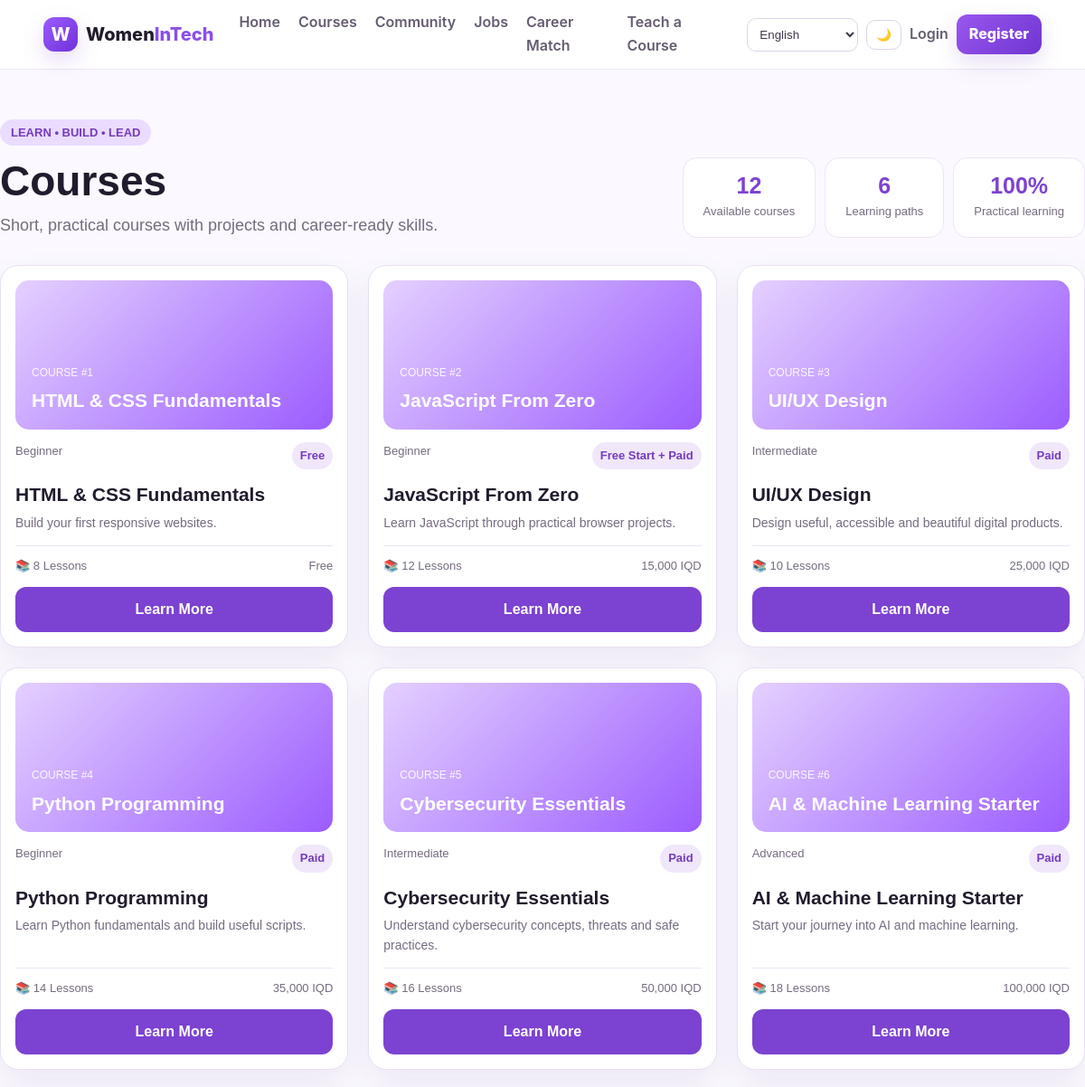
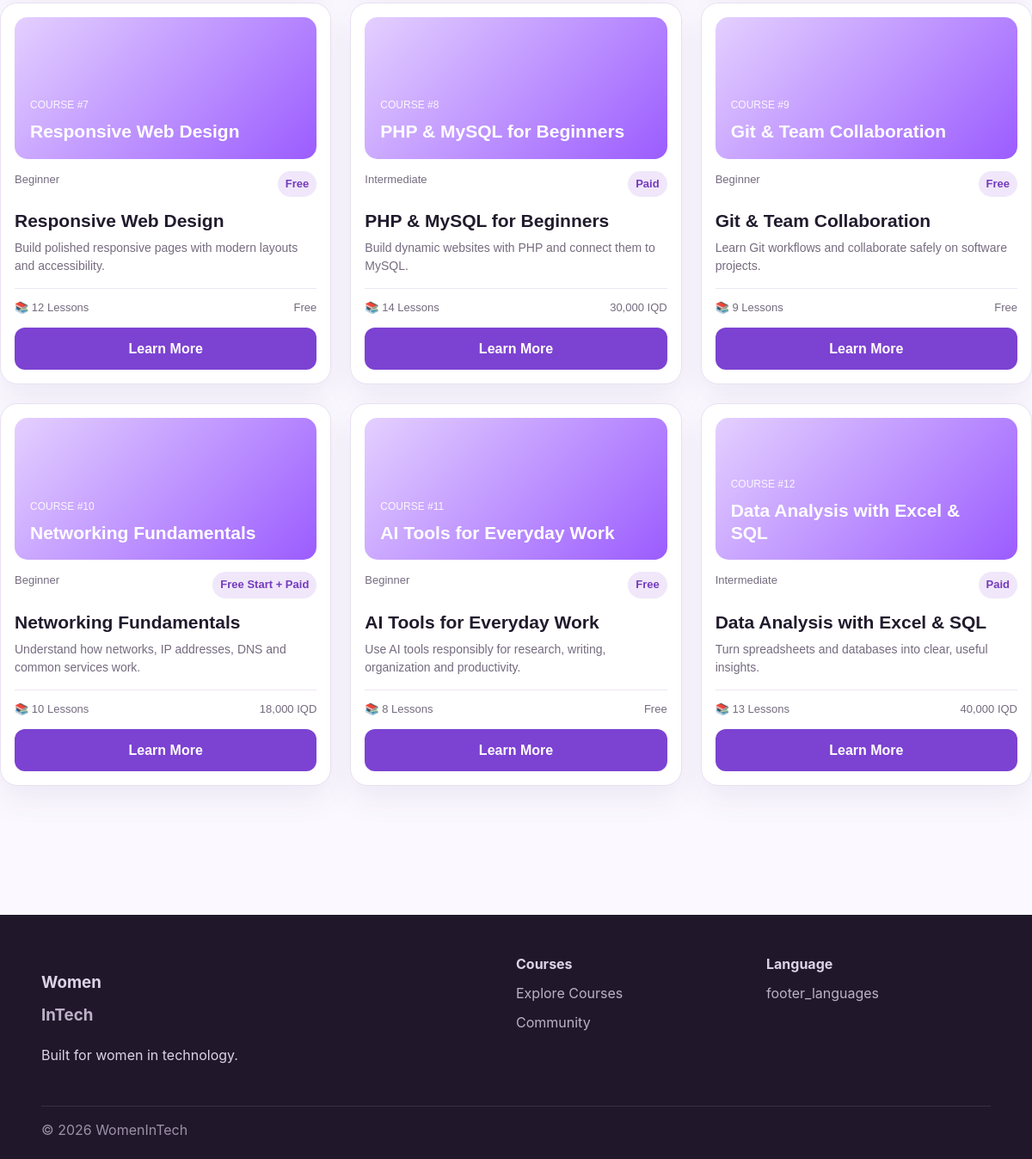
Screenshot of /courses/index.php with the database file from the repository (2 pictures, top to bottom).
### tables this page shows
CREATE TABLE courses (
 id INT AUTO_INCREMENT PRIMARY KEY,
 teacher_id INT NULL,
 title_en VARCHAR(255) NOT NULL,
 title_ar VARCHAR(255) NOT NULL,
 title_ckb VARCHAR(255) NOT NULL,
 title_badini VARCHAR(255) NOT NULL,
 description_en TEXT NOT NULL,
 description_ar TEXT NOT NULL,
 description_ckb TEXT NOT NULL,
 description_badini TEXT NOT NULL,
 long_description_en TEXT NOT NULL,
 long_description_ar TEXT NOT NULL,
 long_description_ckb TEXT NOT NULL,
 long_description_badini TEXT NOT NULL,
 level VARCHAR(50) DEFAULT 'Beginner',
 type ENUM('free','mixed','paid') NOT NULL DEFAULT 'free',
 price_iqd INT NOT NULL DEFAULT 0,
 lessons_count INT NOT NULL DEFAULT 0,
 status ENUM('draft','published') NOT NULL DEFAULT 'published',
 created_at TIMESTAMP DEFAULT CURRENT_TIMESTAMP,
 FOREIGN KEY (teacher_id) REFERENCES users(id) ON DELETE SET NULL
);

### includes/bootstrap.php (called while the page is built, shortened)
<?php
$lang = $_GET['lang'] ?? $_SESSION['lang'] ?? 'en';
?>

### courses/index.php (the view, shortened to what this page needs)
<?php
require_once __DIR__ . '/../includes/bootstrap.php';
try {
    $stmt = $pdo->query("SELECT id,title_en,title_ar,title_ckb,title_badini,description_en,description_ar,description_ckb,description_badini,level,type,price_iqd,lessons_count FROM courses WHERE status='published' ORDER BY id ASC");
    $courses = $stmt->fetchAll(PDO::FETCH_ASSOC);
} catch (Throwable $e) {
    die('<div style="font:16px Arial;padding:40px;color:#b00020;background:#fff0f0"><h1>Course database error</h1><pre>'.htmlspecialchars($e->getMessage(),ENT_QUOTES,'UTF-8').'</pre></div>');
}
function ctext(array $c, string $field, string $lang): string {
    $s = match($lang) {
        'ar'=>'ar','ckb'=>'ckb','kurdish_badini'=>'badini',default=>'en'
    };
    $v = trim((string)($c[$field.'_'.$s] ?? ''));
    return $v !== '' ? $v : (string)($c[$field.'_en'] ?? '');
}
function clevel(string $v,string $lang):string{
    $m=[
      'ar'=>['Beginner'=>'مبتدئ','Intermediate'=>'متوسط','Advanced'=>'متقدم'],
      'ckb'=>['Beginner'=>'سەرەتایی','Intermediate'=>'ناوەندی','Advanced'=>'پێشکەوتوو'],
      'kurdish_badini'=>['Beginner'=>'Seretayî','Intermediate'=>'Navîn','Advanced'=>'Pêşketî']
    ];
    return $m[$lang][$v]??$v;
}
require __DIR__.'/../includes/header.php';
?>
<section style="padding:55px 0 80px;background:#fbf9ff;min-height:75vh;">
<div style="display:flex;justify-content:space-between;align-items:flex-end;gap:25px;margin-bottom:30px;">
 <div>
  <div style="display:inline-block;padding:7px 12px;border-radius:999px;background:#eadcff;color:#743bbd;font:bold 13px Arial;">LEARN • BUILD • LEAD</div>
  <h1 style="font:800 46px/1.1 Arial;margin:14px 0 10px;color:#211b2d;">Courses</h1>
  <p style="font:18px/1.5 Arial;color:#756b7f;margin:0;">Short, practical courses with projects and career-ready skills.</p>
 </div>
 <div style="display:flex;gap:10px;">
  <div style="background:#fff;border:1px solid #eee5f6;border-radius:16px;padding:16px 22px;text-align:center;"><b style="display:block;font:800 25px Arial;color:#7d43d0;"><?=count($courses)?></b><small style="font:13px Arial;color:#756b7f;">Available courses</small></div>
  <div style="background:#fff;border:1px solid #eee5f6;border-radius:16px;padding:16px 22px;text-align:center;"><b style="display:block;font:800 25px Arial;color:#7d43d0;">6</b><small style="font:13px Arial;color:#756b7f;">Learning paths</small></div>
  <div style="background:#fff;border:1px solid #eee5f6;border-radius:16px;padding:16px 22px;text-align:center;"><b style="display:block;font:800 25px Arial;color:#7d43d0;">100%</b><small style="font:13px Arial;color:#756b7f;">Practical learning</small></div>
 </div>
</div>
<div style="display:grid;grid-template-columns:repeat(3,minmax(0,1fr));gap:22px;">
<?php foreach($courses as $c): ?>
<article style="background:#fff;border:1px solid #e9e0f2;border-radius:20px;padding:16px;min-height:410px;display:flex;flex-direction:column;box-shadow:0 15px 35px rgba(77,42,123,.08);font-family:Arial,sans-serif;">
 <div style="height:165px;border-radius:15px;background:linear-gradient(135deg,#e4d0ff,#9b5cff);padding:18px;display:flex;flex-direction:column;justify-content:flex-end;color:#fff;">
   <div style="font-size:12px;margin-bottom:8px;opacity:.9;">COURSE #<?= (int)$c['id'] ?></div>
   <div style="font-size:21px;font-weight:800;line-height:1.25;"><?=htmlspecialchars(ctext($c,'title',$lang),ENT_QUOTES,'UTF-8')?></div>
 </div>
 <div style="display:flex;justify-content:space-between;margin:14px 0 7px;font-size:13px;color:#756b7f;">
   <span><?=htmlspecialchars(clevel((string)$c['level'],$lang),ENT_QUOTES,'UTF-8')?></span>
   <span style="background:#f0e7fa;color:#743bbd;border-radius:999px;padding:5px 9px;font-weight:800;"><?=$c['type']==='free'?'Free':($c['type']==='mixed'?'Free Start + Paid':'Paid')?></span>
 </div>
 <h2 style="font-size:21px;line-height:1.3;margin:7px 0;"><?=htmlspecialchars(ctext($c,'title',$lang),ENT_QUOTES,'UTF-8')?></h2>
 <p style="font-size:14px;line-height:1.55;color:#756b7f;margin:0 0 14px;"><?=htmlspecialchars(ctext($c,'description',$lang),ENT_QUOTES,'UTF-8')?></p>
 <div style="margin-top:auto;border-top:1px solid #eee5f6;padding:12px 0;display:flex;justify-content:space-between;font-size:13px;color:#756b7f;">
   <span>📚 <?= (int)$c['lessons_count'] ?> Lessons</span>
   <span><?=$c['price_iqd']>0?number_format((int)$c['price_iqd']).' IQD':'Free'?></span>
 </div>
 <a href="details.php?id=<?= (int)$c['id'] ?>&lang=<?=htmlspecialchars($lang,ENT_QUOTES,'UTF-8')?>" style="display:block;text-align:center;padding:12px;border-radius:12px;background:#7c42d2;color:#fff;font-weight:800;text-decoration:none;">Learn More</a>
</article>
<?php endforeach; ?>
</div>
</section>
<?php require __DIR__.'/../includes/footer.php'; ?>

### assets/css/style.css (style rules this page uses)
* { box-sizing:border-box }
html { scroll-behavior:smooth }
body { margin:0;font-family:Inter,Segoe UI,Tahoma,Arial,sans-serif;background:#fbf9ff;color:#211b2d;line-height:1.6 }
a { color:inherit;text-decoration:none }
html[dir=ltr] body { direction:ltr;text-align:left }

### rows the page displays
courses: id "1", title_en "HTML & CSS Fundamentals", level "Beginner", type "Free", description_en "Build your first responsive websites.", lessons_count "8", price_iqd "Free"
courses: id "2", title_en "JavaScript From Zero", level "Beginner", type "Free Start + Paid", description_en "Learn JavaScript through practical browser projects.", lessons_count "12", price_iqd "15,000"
courses: id "3", title_en "UI/UX Design", level "Intermediate", type "Paid", description_en "Design useful, accessible and beautiful digital products.", lessons_count "10", price_iqd "25,000"
courses: id "4", title_en "Python Programming", level "Beginner", type "Paid", description_en "Learn Python fundamentals and build useful scripts.", lessons_count "14", price_iqd "35,000"
courses: id "5", title_en "Cybersecurity Essentials", level "Intermediate", type "Paid", description_en "Understand cybersecurity concepts, threats and safe practices.", lessons_count "16", price_iqd "50,000"
courses: id "6", title_en "AI & Machine Learning Starter", level "Advanced", type "Paid", description_en "Start your journey into AI and machine learning.", lessons_count "18", price_iqd "100,000"
courses: id "7", title_en "Responsive Web Design", level "Beginner", type "Free", description_en "Build polished responsive pages with modern layouts and accessibility.", lessons_count "12", price_iqd "Free"
courses: id "8", title_en "PHP & MySQL for Beginners", level "Intermediate", type "Paid", description_en "Build dynamic websites with PHP and connect them to MySQL.", lessons_count "14", price_iqd "30,000"
courses: id "9", title_en "Git & Team Collaboration", level "Beginner", type "Free", description_en "Learn Git workflows and collaborate safely on software projects.", lessons_count "9", price_iqd "Free"
courses: id "10", title_en "Networking Fundamentals", level "Beginner", type "Free Start + Paid", description_en "Understand how networks, IP addresses, DNS and common services work.", lessons_count "10", price_iqd "18,000"
courses: id "11", title_en "AI Tools for Everyday Work", level "Beginner", type "Free", description_en "Use AI tools responsibly for research, writing, organization and productivity.", lessons_count "8", price_iqd "Free"
courses: id "12", title_en "Data Analysis with Excel & SQL", level "Intermediate", type "Paid", description_en "Turn spreadsheets and databases into clear, useful insights.", lessons_count "13", price_iqd "40,000"

### other values shown
t('home') "Home"
t('courses') "Courses"
t('community') "Community"
t('jobs') "Jobs"
t('career_match') "Career Match"
t('teach_course') "Teach a Course"
t('login') "Login"
t('register') "Register"
count($courses) "12"
t('footer') "Built for women in technology."
t('explore_courses') "Explore Courses"
t('language') "Language"
t('footer_languages') "footer_languages"
form field value "English"
